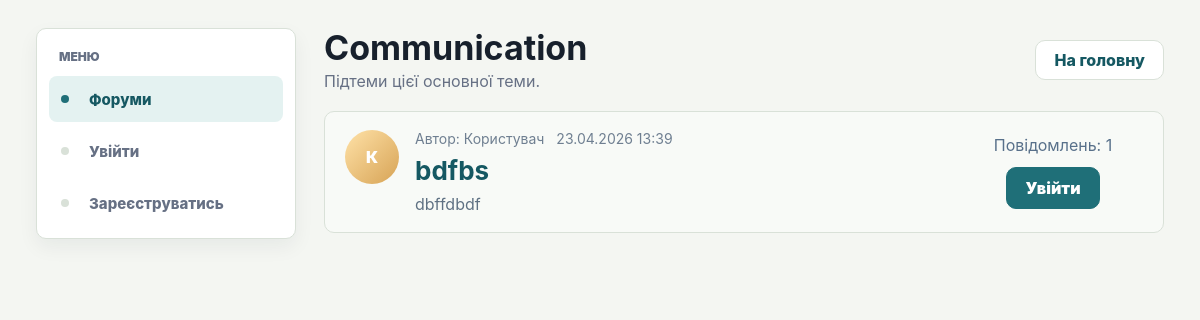
The page /category/1/ on the database as committed earlier.
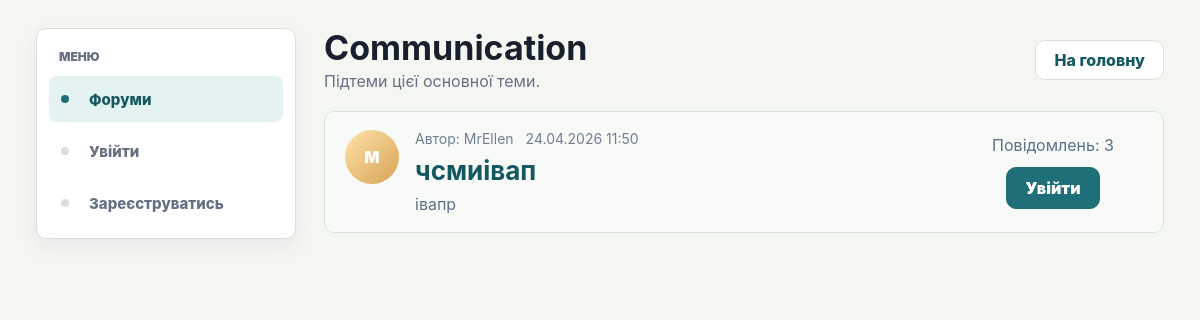
The same page on the database as committed later.
### myapp/models.py (models this page shows, shortened)
class Post(models.Model):
    category = models.ForeignKey(
        Category,
        on_delete=models.CASCADE,
        related_name="posts",
        verbose_name="Основна тема"
    )
    author = models.ForeignKey(
        User,
        on_delete=models.SET_NULL,
        null=True,
        blank=True,
        related_name="forum_topics",
        verbose_name="Користувач"
    )
    author_name = models.CharField(max_length=100, default="Користувач", verbose_name="Автор")
    title = models.CharField(max_length=200, verbose_name="Назва підтеми")
    content = models.TextField(verbose_name="Опис підтеми")
    avatar_file = models.FileField(
        upload_to="forum/topic_avatars/",
        blank=True,
        null=True,
        verbose_name="Аватарка підтеми"
    )
    created_at = models.DateTimeField(auto_now_add=True, verbose_name="Створено")
    updated_at = models.DateTimeField(auto_now=True, verbose_name="Оновлено")
    class Meta:
        verbose_name = "Підтема"
        verbose_name_plural = "Підтеми"

### myapp/views.py (the view)
# urls.py: path("category/<int:category_id>/", views.category_posts, name="category_posts"),
def category_posts(request, category_id):
    context = get_base_context(request)
    category = get_object_or_404(Category, id=category_id)
    posts = (
        Post.objects.select_related("category", "author")
        .annotate(comments_total=Count("comments", distinct=True))
        .filter(category=category)
        .order_by("-updated_at", "-created_at")
    )
    context.update(
        {
            "title": category.name,
            "category": category,
            "posts": posts,
            "selected_category_id": category.id,
        }
    )
    return render(request, "myapp/category_posts.html", context)

### myapp/i18n.py (called while the page is built)
def normalize_language(language):
    if language in SUPPORTED_LANGUAGES:
        return language
    return DEFAULT_LANGUAGE

def get_ui_text(language):
    return UI_TEXTS[normalize_language(language)]

### myapp/views.py (called while the page is built, shortened)
def get_base_context(request):
    categories = Category.objects.annotate(
        posts_total=Count("posts", distinct=True)
    ).order_by("name")
    cart_count = 0
    saved_count = 0
    notifications_count = 0
    site_theme = request.session.get("site_theme", "light")
    site_language = request.session.get("site_language", "uk")
    if site_theme not in ["light", "dark"]:
        site_theme = "light"
    if site_language not in ["uk", "en"]:
        site_language = "uk"
    return {
        "categories": categories,
        "cart_count": cart_count,
        "saved_count": saved_count,
        "notifications_count": notifications_count,
        "site_theme": site_theme,
        "site_language": site_language,
        "ui": get_ui_text(site_language),
    }

### myapp/templates/myapp/category_posts.html (shortened to what this page needs)
{% extends 'myapp/base.html' %}
{% block content %}
<div class="forum-page-header">
    <div class="category-header-with-avatar">
        <div>
            <h1>{{ category.name }}</h1>
            {% if category.description %}
                <p class="page-description">{{ category.description }}</p>
            {% else %}
                <p class="page-description">Підтеми цієї основної теми.</p>
            {% endif %}
        </div>
    </div>
    <div class="header-actions">
        <a href="{% url 'home' %}" class="back-btn">На головну</a>
    </div>
</div>
<section class="forum-section">
    <div class="topic-list">
        {% for post in posts %}
            <article class="topic-card">
                <div class="topic-card-main">
                    {% if post.avatar_file %}
                        <img src="{{ post.avatar_file.url }}" alt="{{ post.title }}" class="topic-avatar-img">
                    {% else %}
                        <div class="topic-avatar">
                            {% if post.author %}
                                {{ post.author.username|slice:":1"|upper }}
                            {% else %}
                                {{ post.author_name|slice:":1"|upper }}
                            {% endif %}
                        </div>
                    {% endif %}
                    <div class="topic-body">
                        <div class="topic-meta-top">
                            <span>
                                Автор:
                                {% if post.author %}
                                    {{ post.author.username }}
                                {% else %}
                                    {{ post.author_name }}
                                {% endif %}
                            </span>
                            <span>{{ post.created_at|date:"d.m.Y H:i" }}</span>
                        </div>
                        <h3>
                            <a href="{% url 'post_detail' post.id %}">
                                {{ post.title }}
                            </a>
                        </h3>
                        <p>{{ post.content|truncatechars:170 }}</p>
                    </div>
                </div>
                <div class="topic-card-side">
                    <span>Повідомлень: {{ post.comments_total }}</span>
                    {% if user.is_authenticated %}
                        <a href="{% url 'post_detail' post.id %}" class="open-topic-btn">Відкрити чат</a>
                    {% else %}
                        <a href="{% url 'login_view' %}" class="open-topic-btn">Увійти</a>
                    {% endif %}
                </div>
            </article>
        {% empty %}
            <div class="empty-box">
                У цій основній темі ще немає підтем.
            </div>
        {% endfor %}
    </div>
</section>
{% endblock %}

Rows that differ between the two databases and show on the page:
removed Post: author_name "К", author_name "Користувач", created_at "23.04.2026 13:39", title "bdfbs", content "dbffdbdf", comments_total "1"
added Post: author.username "M", author.username "MrEllen", created_at "24.04.2026 11:50", title "чсмиівап", content "івапр", comments_total "3"
